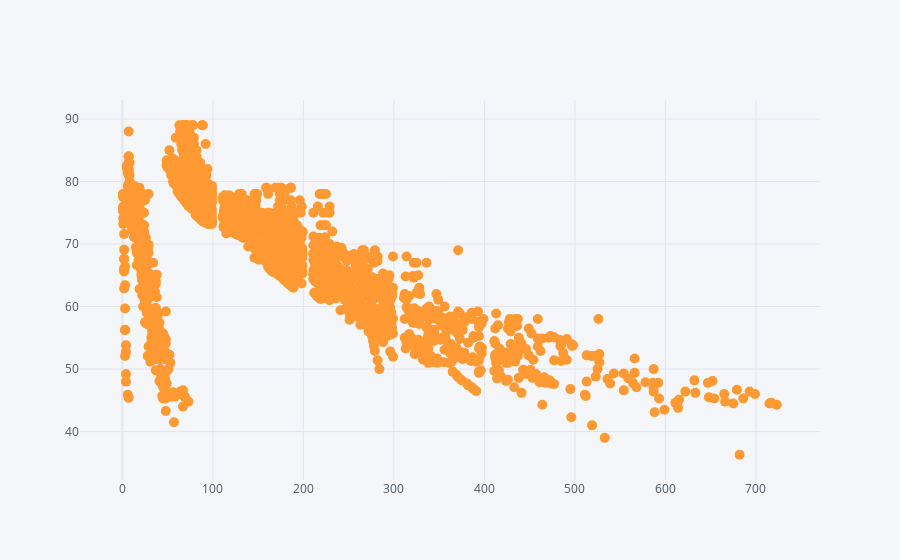

The code cell stored with this chart in its notebook:
### Code cell
"""
Observation
===========
Adult mortality has an inverse relationship with life expectancy.

"""

who_df_copy.iplot(kind='scatter',x='adult mortality',y='life expectancy',mode='markers',size=10)

### Figure 1 — Plotly figure (JSON) as saved in the notebook; plotly's stock layout.template omitted (floating-point values rounded to 4 significant figures; data arrays with more than 128 entries replaced by an {"elided": "..."} marker saying what was removed)
{"data": [{"line": {"color": "rgba(255, 153, 51, 1.0)", "dash": "solid", "shape": "linear", "width": 1.3}, "marker": {"size": 10, "symbol": "circle"}, "mode": "markers", "name": "life expectancy", "text": "", "type": "scatter", "x": {"elided": "2888 int values"}, "y": {"elided": "2888 float values"}}], "layout": {"legend": {"bgcolor": "#F5F6F9", "font": {"color": "#4D5663"}}, "paper_bgcolor": "#F5F6F9", "plot_bgcolor": "#F5F6F9", "title": {"font": {"color": "#4D5663"}}, "xaxis": {"gridcolor": "#E1E5ED", "showgrid": true, "tickfont": {"color": "#4D5663"}, "title": {"font": {"color": "#4D5663"}, "text": ""}, "zerolinecolor": "#E1E5ED"}, "yaxis": {"gridcolor": "#E1E5ED", "showgrid": true, "tickfont": {"color": "#4D5663"}, "title": {"font": {"color": "#4D5663"}, "text": ""}, "zerolinecolor": "#E1E5ED"}}}
